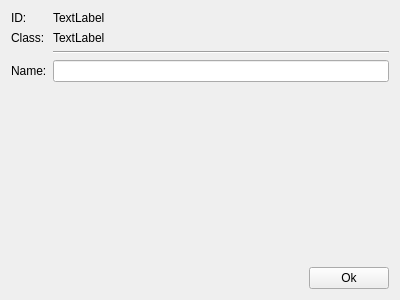
<?xml version="1.0" encoding="UTF-8"?>
<ui version="4.0">
 <class>PropertyWidget</class>
 <widget class="QWidget" name="PropertyWidget">
  <property name="geometry">
   <rect>
    <x>0</x>
    <y>0</y>
    <width>400</width>
    <height>300</height>
   </rect>
  </property>
  <property name="windowTitle">
   <string>Form</string>
  </property>
  <layout class="QVBoxLayout" name="verticalLayout">
   <item>
    <layout class="QFormLayout" name="form">
     <property name="fieldGrowthPolicy">
      <enum>QFormLayout::AllNonFixedFieldsGrow</enum>
     </property>
     <item row="0" column="0">
      <widget class="QLabel" name="ID_label">
       <property name="text">
        <string>ID:</string>
       </property>
      </widget>
     </item>
     <item row="0" column="1">
      <widget class="QLabel" name="ID">
       <property name="text">
        <string>TextLabel</string>
       </property>
      </widget>
     </item>
     <item row="1" column="0">
      <widget class="QLabel" name="type_label">
       <property name="text">
        <string>Class:</string>
       </property>
      </widget>
     </item>
     <item row="1" column="1">
      <widget class="QLabel" name="type">
       <property name="text">
        <string>TextLabel</string>
       </property>
      </widget>
     </item>
     <item row="3" column="0">
      <widget class="QLabel" name="name_label">
       <property name="text">
        <string>Name:</string>
       </property>
      </widget>
     </item>
     <item row="3" column="1">
      <widget class="QLineEdit" name="name"/>
     </item>
     <item row="2" column="1">
      <widget class="Line" name="line">
       <property name="orientation">
        <enum>Qt::Horizontal</enum>
       </property>
      </widget>
     </item>
    </layout>
   </item>
   <item>
    <spacer name="verticalSpacer">
     <property name="orientation">
      <enum>Qt::Vertical</enum>
     </property>
     <property name="sizeHint" stdset="0">
      <size>
       <width>20</width>
       <height>173</height>
      </size>
     </property>
    </spacer>
   </item>
   <item>
    <layout class="QHBoxLayout" name="horizontalLayout">
     <item>
      <spacer name="horizontalSpacer">
       <property name="orientation">
        <enum>Qt::Horizontal</enum>
       </property>
       <property name="sizeHint" stdset="0">
        <size>
         <width>40</width>
         <height>20</height>
        </size>
       </property>
      </spacer>
     </item>
     <item>
      <widget class="QPushButton" name="pushButton">
       <property name="text">
        <string>Ok</string>
       </property>
      </widget>
     </item>
    </layout>
   </item>
  </layout>
 </widget>
 <resources/>
 <connections>
  <connection>
   <sender>pushButton</sender>
   <signal>clicked()</signal>
   <receiver>PropertyWidget</receiver>
   <slot>close()</slot>
   <hints>
    <hint type="sourcelabel">
     <x>389</x>
     <y>289</y>
    </hint>
    <hint type="destinationlabel">
     <x>183</x>
     <y>150</y>
    </hint>
   </hints>
  </connection>
  <connection>
   <sender>name</sender>
   <signal>textChanged(QString)</signal>
   <receiver>PropertyWidget</receiver>
   <slot>nameChanged(QString)</slot>
   <hints>
    <hint type="sourcelabel">
     <x>105</x>
     <y>83</y>
    </hint>
    <hint type="destinationlabel">
     <x>94</x>
     <y>127</y>
    </hint>
   </hints>
  </connection>
  <connection>
   <sender>name</sender>
   <signal>textEdited(QString)</signal>
   <receiver>PropertyWidget</receiver>
   <slot>nameChanged(QString)</slot>
   <hints>
    <hint type="sourcelabel">
     <x>149</x>
     <y>78</y>
    </hint>
    <hint type="destinationlabel">
     <x>96</x>
     <y>177</y>
    </hint>
   </hints>
  </connection>
 </connections>
 <slots>
  <slot>nameChanged(QString)</slot>
 </slots>
</ui>
